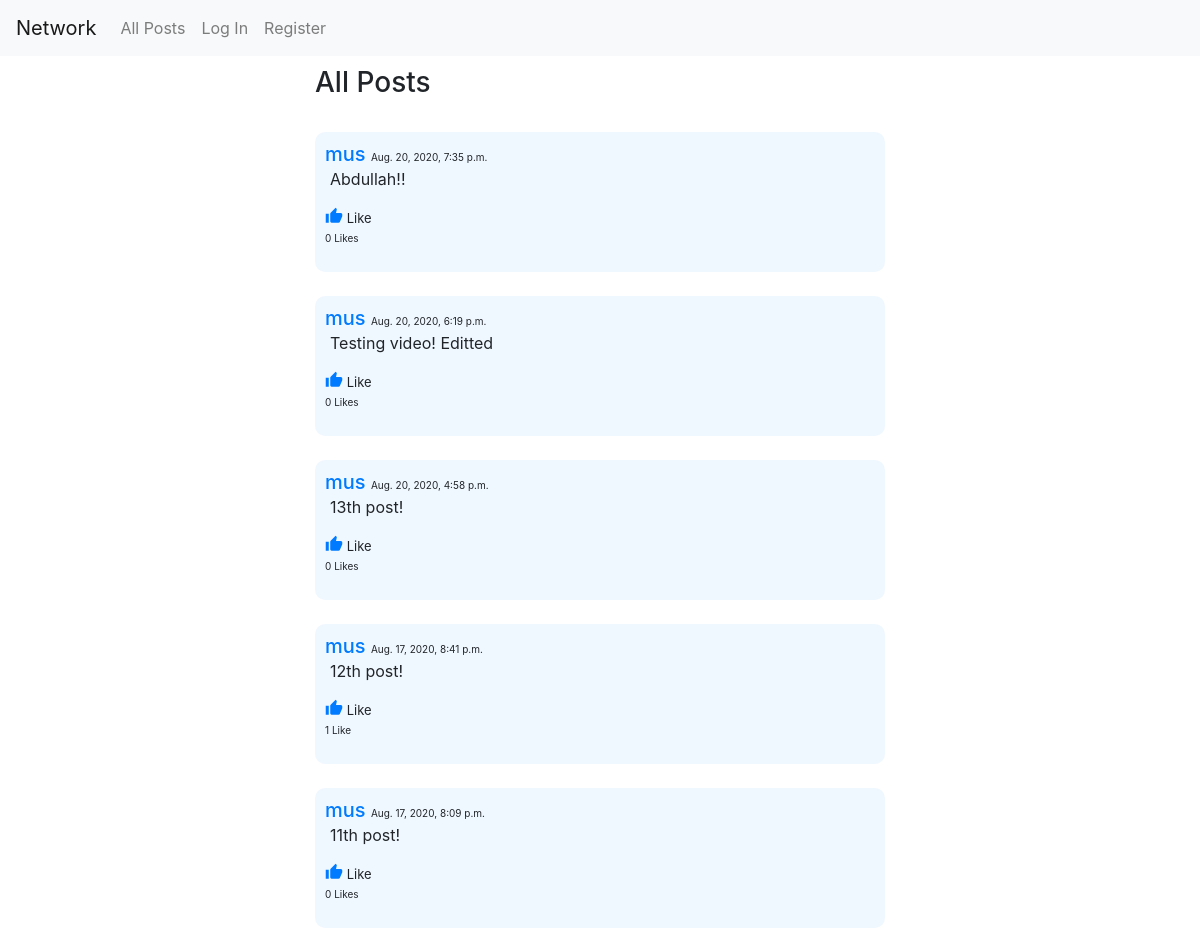
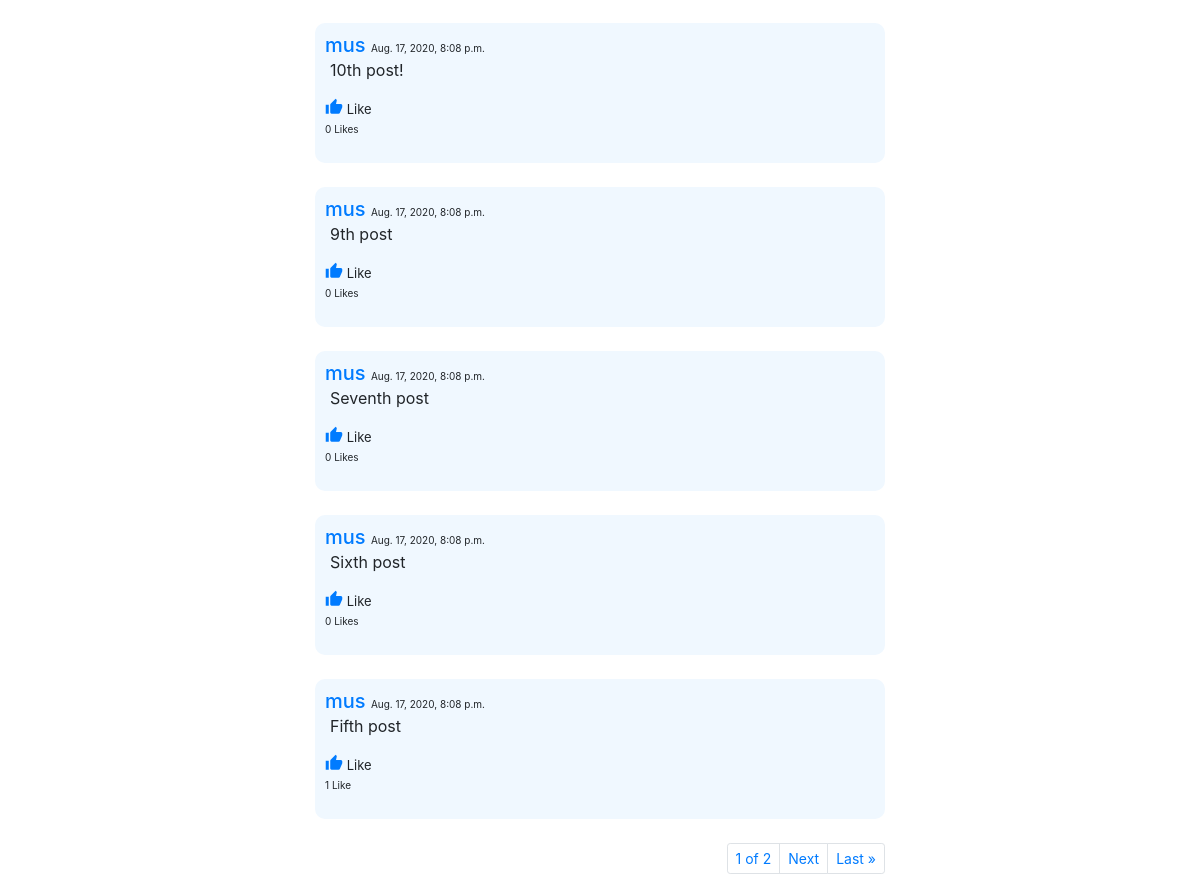
The page / on the database its author committed (2 pictures, top to bottom).
### network/models.py (models this page shows, shortened)
class Post(models.Model):
    text = models.CharField(max_length=500)
    timestamp=models.DateTimeField(auto_now_add=True)
    poster=models.ForeignKey('User', on_delete=models.CASCADE, related_name="posts")
    likes=models.IntegerField(default=0)
    likers = models.ManyToManyField('User', related_name="liked_posts", blank=True)

class User(AbstractUser):
    following = models.ManyToManyField("network.User", related_name='followers', blank=True)

### network/views.py (the view)
# urls.py: path("", views.index, name="index"),
def index(request):
    all_posts = Post.objects.all().order_by('-timestamp')
    paginator = Paginator(all_posts, 10)
    page_number = request.GET.get('page')
    page_obj = paginator.get_page(page_number)
    return render(request, "network/index.html",{
        'new_post': PostForm(),
        'page_obj': page_obj
    })

### network/templates/network/index.html (shortened to what this page needs)
{% extends "network/layout.html" %}
{% block body %}
<div id="page-content" class="container" style="padding-top: 10px; max-width: 600px;">
    <h3 id="content-title" >All Posts</h3>
    {% for post in page_obj %}
        <br>
        <div class="post" data-post_id="{{post.id}}">
            <a class="no-hover-underline" href="{% url 'profile' post.poster %}"><h5 style="display: inline; color:#007bff;">{{post.poster}} </h5></a> <p style="font-size: x-small; display: inline; vertical-align:baseline ;">{{post.timestamp}}</p>
            <div class="post_text"><p style="padding-left:5px;">{{post.text}}</p></div>
            <span class="liked">
            {% if request.user in post.likers.all %}
                <p class="unlike" style="display: inline; font-size: small; vertical-align:text-top"> Unlike</p>
            {% else %}
                <i style="color: #007bff; font-size:large ;" class="material-icons like">thumb_up</i><p class="like" style="display: inline; font-size: small; vertical-align:text-top"> Like</p>
            {% endif %}
            </span>
            {% if post.likes == 1 %}
                <p class="likes_count" style="font-size: x-small;">{{post.likes}} Like</p>
            {% else %}
            <p class="likes_count" style="font-size: x-small;">{{post.likes}} Likes</p>
            {% endif %}
        </div>
    {% endfor %}
        <br>
        <div style="float:right;" class="pagination">
            <span class="step-links">
                    <ul class="pagination pagination-sm">
                        {% if page_obj.paginator.num_pages > 1%}
                        <li class="page-item"><a class="page-link" href="#">{{ page_obj.number }} of {{ page_obj.paginator.num_pages }}</a></li>
                        {% endif %}
                        {% if page_obj.has_next %}
                            <li class="page-item"><a class="page-link" href="?page={{ page_obj.next_page_number }}">Next</a></li>
                            <li class="page-item"><a class="page-link" href="?page={{ page_obj.paginator.num_pages }}">Last &raquo;</a></li>
                        {% endif %}
                    </ul>
            </span>
        </div>
</div>
{% endblock %}

### network/templates/network/layout.html (shortened to what this page needs)
{% load static %}
<!DOCTYPE html>
<html lang="en">
    <head>
        <link rel="stylesheet" href="https://stackpath.bootstrapcdn.com/bootstrap/4.4.1/css/bootstrap.min.css">
        <link href="{% static 'network/styles.css' %}" rel="stylesheet">
    </head>
    <body>
        <nav class="navbar navbar-expand-lg navbar-light bg-light">
            <a class="navbar-brand" href="{% url 'index' %}">Network</a>
            <div>
              <ul class="navbar-nav mr-auto">
                <li class="nav-item">
                  <a class="nav-link" href="{% url 'index' %}">All Posts</a>
                </li>
                {% if user.is_authenticated %}
                    <li class="nav-item">
                        <a class="nav-link" href="{% url 'following' %}">Following</a>
                    </li>
                    <li class="nav-item">
                        <a class="nav-link" href="{% url 'logout' %}">Log Out</a>
                    </li>
                {% else %}
                    <li class="nav-item">
                        <a class="nav-link" href="{% url 'login' %}">Log In</a>
                    </li>
                    <li class="nav-item">
                        <a class="nav-link" href="{% url 'register' %}">Register</a>
                    </li>
                {% endif %}
              </ul>
            </div>
          </nav>
        <div class="body">
            {% block body %}
            {% endblock %}
        </div>
    </body>
</html>

### network/static/network/styles.css (style rules this page uses)
.post { background-color: aliceblue; border-radius: 10px; padding: 10px; }

### rows shown on the page
Post: poster "mus", timestamp "Aug. 20, 2020, 7:35 p.m.", text "Abdullah!!", shows "Like", likes "0"
Post: poster "mus", timestamp "Aug. 20, 2020, 6:19 p.m.", text "Testing video! Editted", shows "Like", likes "0"
Post: poster "mus", timestamp "Aug. 20, 2020, 4:58 p.m.", text "13th post!", shows "Like", likes "0"
Post: poster "mus", timestamp "Aug. 17, 2020, 8:41 p.m.", text "12th post!", shows "Like", likes "1"
Post: poster "mus", timestamp "Aug. 17, 2020, 8:09 p.m.", text "11th post!", shows "Like", likes "0"
Post: poster "mus", timestamp "Aug. 17, 2020, 8:08 p.m.", text "10th post!", shows "Like", likes "0"
Post: poster "mus", timestamp "Aug. 17, 2020, 8:08 p.m.", text "9th post", shows "Like", likes "0"
Post: poster "mus", timestamp "Aug. 17, 2020, 8:08 p.m.", text "Seventh post", shows "Like", likes "0"
Post: poster "mus", timestamp "Aug. 17, 2020, 8:08 p.m.", text "Sixth post", shows "Like", likes "0"
Post: poster "mus", timestamp "Aug. 17, 2020, 8:08 p.m.", text "Fifth post", shows "Like", likes "1"

### other values the page prints
{{ page_obj.number }} "1"
{{ page_obj.paginator.num_pages }} "2"
